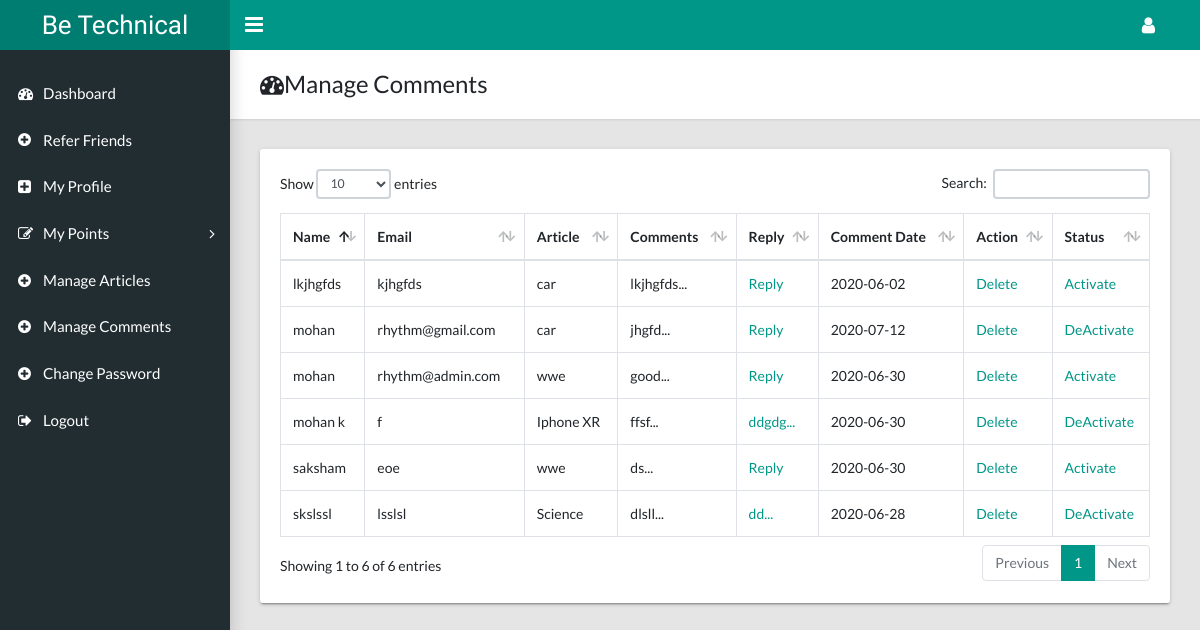
Screenshot of /user/manage_comment.php (signed in) with the database file from the repository.
### tables this page shows
CREATE TABLE `comments` (
  `cmt_id` int(11) NOT NULL,
  `art_id` int(11) NOT NULL,
  `name` varchar(100) NOT NULL,
  `email` varchar(50) NOT NULL,
  `comment` varchar(500) NOT NULL,
  `reply` varchar(500) DEFAULT NULL,
  `cmt_date` date DEFAULT NULL,
  `cmt_status` tinyint(4) NOT NULL DEFAULT '0'
);

CREATE TABLE `articles` (
  `art_id` int(11) NOT NULL,
  `user_id` int(11) NOT NULL,
  `cat_id` int(11) NOT NULL DEFAULT '1',
  `title` varchar(500) NOT NULL,
  `details` text NOT NULL,
  `tags` varchar(250) NOT NULL,
  `post_date` datetime NOT NULL DEFAULT CURRENT_TIMESTAMP,
  `update_date` datetime NOT NULL DEFAULT CURRENT_TIMESTAMP,
  `pic1` varchar(250) DEFAULT NULL,
  `pic2` varchar(250) DEFAULT NULL,
  `views` int(11) NOT NULL DEFAULT '0',
  `status` tinyint(4) NOT NULL DEFAULT '2'
);

### user/manage_comment.php (the view, shortened to what this page needs)
<?php include ("inc/chkAuth.php");
include ("../admin/inc/connect.php");
?>
<!DOCTYPE html>
<html lang="en">
  <head>
    <link rel="stylesheet" type="text/css" href="css/main.css">
    <link rel="stylesheet" type="text/css" href="https://maxcdn.bootstrapcdn.com/font-awesome/4.7.0/css/font-awesome.min.css">
  </head>
  <body class="app sidebar-mini">
    <header class="app-header"><a class="app-header__logo" href="dashboard.php"><?php include("inc/company_name.php");?></a>
     <a class="app-sidebar__toggle" href="#" data-toggle="sidebar" aria-label="Hide Sidebar"></a>
      <ul class="app-nav">
        <li class="dropdown"><a class="app-nav__item" href="#" data-toggle="dropdown" aria-label="Open Profile Menu"><i class="fa fa-user fa-lg"></i></a>
        </li>
      </ul>
    </header>
    <?php
  include("inc/menu.php");
  ?>
    <main class="app-content">
      <div class="app-title">
        <div>
          <h1><i class="fa fa-dashboard"></i>Manage Comments</h1>
        </div>
      </div>
       <div class="row">
        <div class="col-md-12">
          <div class="tile">
            <div class="tile-body">
              <div class="table-responsive">
                <table class="table table-hover table-bordered" id="sampleTable">
                  <thead>
                    <tr>
                      <th>Name</th>
                      <th>Email</th>
                      <th>Article</th>
                      <th>Comments</th>
                      <th>Reply</th>
                      <th>Comment Date</th>
                      <th>Action</th>
                      <th>Status</th>
                    </tr>
                  </thead>
                  <tbody>
<?php
$sql="select c.*,a.title from comments c,articles a where a.art_id=c.art_id and a.user_id=".$_SESSION['user_id']." order by `c`.`cmt_id` DESC";
$rs=mysqli_query($conn,$sql);
while ($row=mysqli_fetch_array($rs))
{
if ($row['cmt_status']==1)
  $sts="<a href=comment_status.php?sts=0&cmtid=".$row['cmt_id'].">DeActivate</a>";
else
  $sts="<a href=comment_status.php?sts=1&cmtid=".$row['cmt_id'].">Activate</a>";
  ?>
                    <tr>
                      <td><?php echo $row['name'];?></td>
                      <td><?php echo $row['email'];?></td>
                       <td><?php echo $row['title'];?></td>
                      <td><?php echo substr($row['comment'],0,100)."...";?></td>
                      <?php
                      if ($row['reply']==null) {
                        echo "<td><a href=reply.php?cmtid=".$row['cmt_id'].">Reply</a></td>";
                      }
                      else
                      {
                        echo "<td><a href=edit_reply.php?cmtid=".$row['cmt_id'].">".substr($row['reply'],0,100)."...</a></td>";
                      }
                      ?>
                      <td><?php echo $row['cmt_date'];?></td>
                      <?php echo "<td>"."<a href=delete_comment.php?id=".$row['cmt_id'].">Delete</a>"."</td>";?>
                      <td><?php echo $sts;?></td>
                    </tr>
<?php
}
?>
                  </tbody>
                </table>
              </div>
            </div>
          </div>
        </div>
      </div>
    </main>
  </body>
</html>

### rows the page displays
comments: name "mohan", email "rhythm@gmail.com", art.title "car", comment "jhgfd", cmt_date "2020-07-12"
comments: name "saksham", email "eoe", art.title "wwe", comment "ds", cmt_date "2020-06-30"
comments: name "mohan k", email "f", art.title "Iphone XR", comment "ffsf", reply "ddgdg", cmt_date "2020-06-30"
comments: name "mohan", email "rhythm@admin.com", art.title "wwe", comment "good", cmt_date "2020-06-30"
comments: name "lkjhgfds", email "kjhgfds", art.title "car", comment "lkjhgfds", cmt_date "2020-06-02"
comments: name "skslssl", email "lsslsl", art.title "Science", comment "dlsll", reply "dd", cmt_date "2020-06-28"

### other values shown
$companyName "Be Technical"
